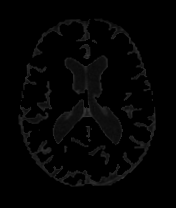
#> input picture Data_Loc/CSF/OAS1-0001_IMG_1464_rotate_1.8284717930969663.png, 176 x 208 px
$ python -i Acquisition.py   (imports and definitions only)
#> lines starting #> are read from the running program, lines starting #| are printed output that depends on the picture; after the words box and inside, x2 and y2 are one past the last pixel; in counts of white or black regions, pixels touching at a corner belong together
from tkinter.constants import TRUE
from skimage import exposure as ex
from skimage.color import rgb2gray as con
from matplotlib import pyplot as plt
import imutils
import cv2
import numpy as np


def Acquisition_Lesion(strvar):
    print("[PROCESSING] Analyzing MRI-scan...")
    frame =  cv2.imread(strvar)
#> frame is the input picture: shape (208, 176, 3); min 0, max 53, mean 4.1
    gray = con(frame)
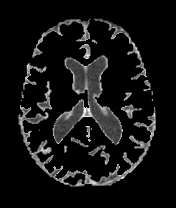
#> gray: shape (208, 176) float64; min 0, max 0.208, mean 0.016; drawn with min black and max white
    frame = imutils.resize(frame, width=256,height=256)
#> frame: shape (302, 256, 3)
    gray = imutils.resize(gray, width=256,height=256)
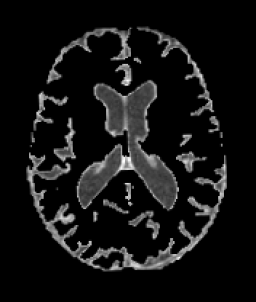
#> gray: shape (302, 256) float64; min 0, max 0.208, mean 0.016; drawn with min black and max white
    frame = cv2.cvtColor(frame, cv2.COLOR_BGR2GRAY)
#> frame: shape (302, 256)
    height = gray.shape[0]
#> height = 302
    width = gray.shape[1]
#> width = 256


    frame = frame.astype(np.uint8)
    img_out = frame.copy()
    for i in np.arange(3, height-3):
        for j in np.arange(3, width-3):
            neighbors = []
            for k in np.arange(-3, 4):
                for l in np.arange(-3, 4):
                    a = img_out.item(i+k, j+l)
                    neighbors.append(a)
            neighbors.sort()
            median = neighbors[24]
            b = median
            img_out.itemset((i,j), b)
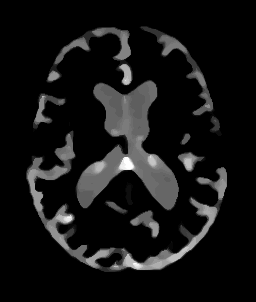
#> img_out: shape (302, 256); min 0, max 35, mean 2.8; drawn with min black and max white
    outImg = ex.equalize_hist(img_out[:,:])*255
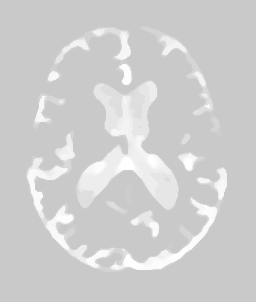
#> outImg: shape (302, 256) float64; min 201.2, max 255, mean 207.3
    outImg[outImg>255] = 255
    outImg[outImg<0] = 0
    outImg = outImg.astype(np.uint8)
    equ = cv2.equalizeHist(img_out)
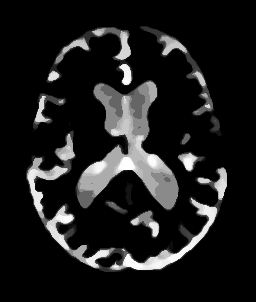
#> equ: shape (302, 256); min 0, max 255, mean 28.7

    (T, thresh) = cv2.threshold(img_out, 50, 255,cv2.THRESH_BINARY)
#> thresh: shape (302, 256); every value is 0
    (T, thresh_f) = cv2.threshold(img_out, 120, 255,cv2.THRESH_BINARY)

    img = cv2.addWeighted(thresh, 0.3, thresh_f, 0.7, 0)

    detected_edges = cv2.Canny(equ, 120, 50, 5)
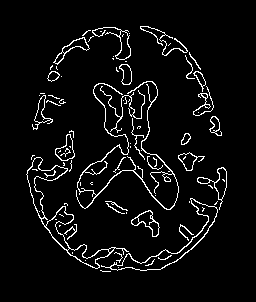
#> detected_edges: shape (302, 256); 5.4% white in thin lines or dots, all inside (x1, y1, x2, y2) = (26, 26, 227, 272)

    #ALL 6 FIGURES
    original = plt.figure(1)
    plt.subplot(1,1,1),plt.imshow(gray,cmap = 'gray')
    plt.title('Original'), plt.xticks([]), plt.yticks([])
    original.show()

    THRESHOLD = plt.figure(2)
    plt.subplot(1,1,1),plt.imshow(thresh,cmap = 'gray')
    plt.title('White and Gray'), plt.xticks([]), plt.yticks([])
    THRESHOLD.show()

    FUZZY = plt.figure(3)
    plt.subplot(1,1,1),plt.imshow(thresh_f,cmap = 'gray')
    plt.title('Lesion'), plt.xticks([]), plt.yticks([])
    FUZZY.show()

    Segmeted = plt.figure(4)
    plt.subplot(1,1,1),plt.imshow(img,cmap = 'gray')
    plt.title('Segmeted'), plt.xticks([]), plt.yticks([])
    Segmeted.show()

    Edges = plt.figure(5)
    plt.subplot(1,1,1),plt.imshow(detected_edges,cmap = 'gray')
    plt.title('Edges'), plt.xticks([]), plt.yticks([])
    Edges.show()

    colored = plt.figure(6)
    plt.subplot(1,1,1),plt.imshow(img,cmap = 'RdYlGn')
    plt.title('Colored'), plt.xticks([]), plt.yticks([])
    colored.show()

>>> result = Acquisition_Lesion('Data_Loc/CSF/OAS1-0001_IMG_1464_rotate_1.8284717930969663.png')

$ run again, on Data_Loc/CSF/OAS1-0009_IMG_1459_rotate_0.2847412308538715.png
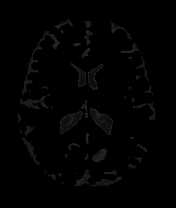
#> input picture Data_Loc/CSF/OAS1-0009_IMG_1459_rotate_0.2847412308538715.png, 176 x 208 px
#> in Acquisition_Lesion, frame is the input picture: shape (208, 176, 3); min 0, max 43, mean 2
#> after the loop in Acquisition_Lesion, `for i in np.arange(3, height-3):`:
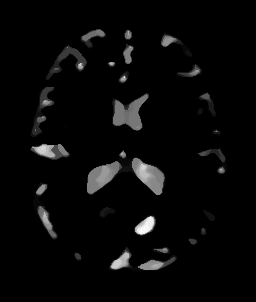
#> img_out: shape (302, 256); min 0, max 30, mean 1; drawn with min black and max white
#> thresh: shape (302, 256); every value is 0
#> in Acquisition_Lesion, `detected_edges = cv2.Canny(equ, 120, 50, 5)`:
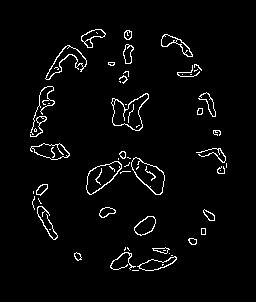
#> detected_edges: shape (302, 256); 3.2% white in thin lines or dots, all inside (x1, y1, x2, y2) = (30, 29, 227, 271)

$ run again, on Data_Loc/CSF/OAS1-0011_IMG_1332_rotate_14.815258498683203.png
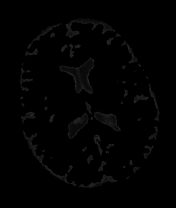
#> input picture Data_Loc/CSF/OAS1-0011_IMG_1332_rotate_14.815258498683203.png, 176 x 208 px
#> in Acquisition_Lesion, frame is the input picture: shape (208, 176, 3); min 0, max 43, mean 1.9
#> after the loop in Acquisition_Lesion, `for i in np.arange(3, height-3):`:
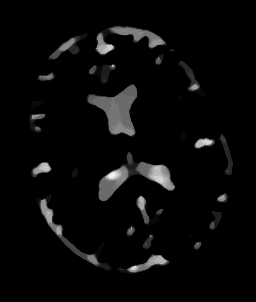
#> img_out: shape (302, 256); min 0, max 26, mean 0.9; drawn with min black and max white
#> thresh: shape (302, 256); every value is 0
#> in Acquisition_Lesion, `detected_edges = cv2.Canny(equ, 120, 50, 5)`:
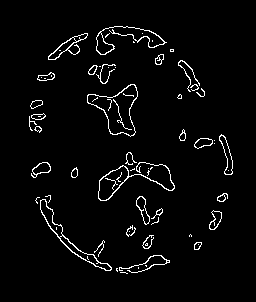
#> detected_edges: shape (302, 256); 3.4% white in thin lines or dots, all inside (x1, y1, x2, y2) = (29, 26, 233, 274)
